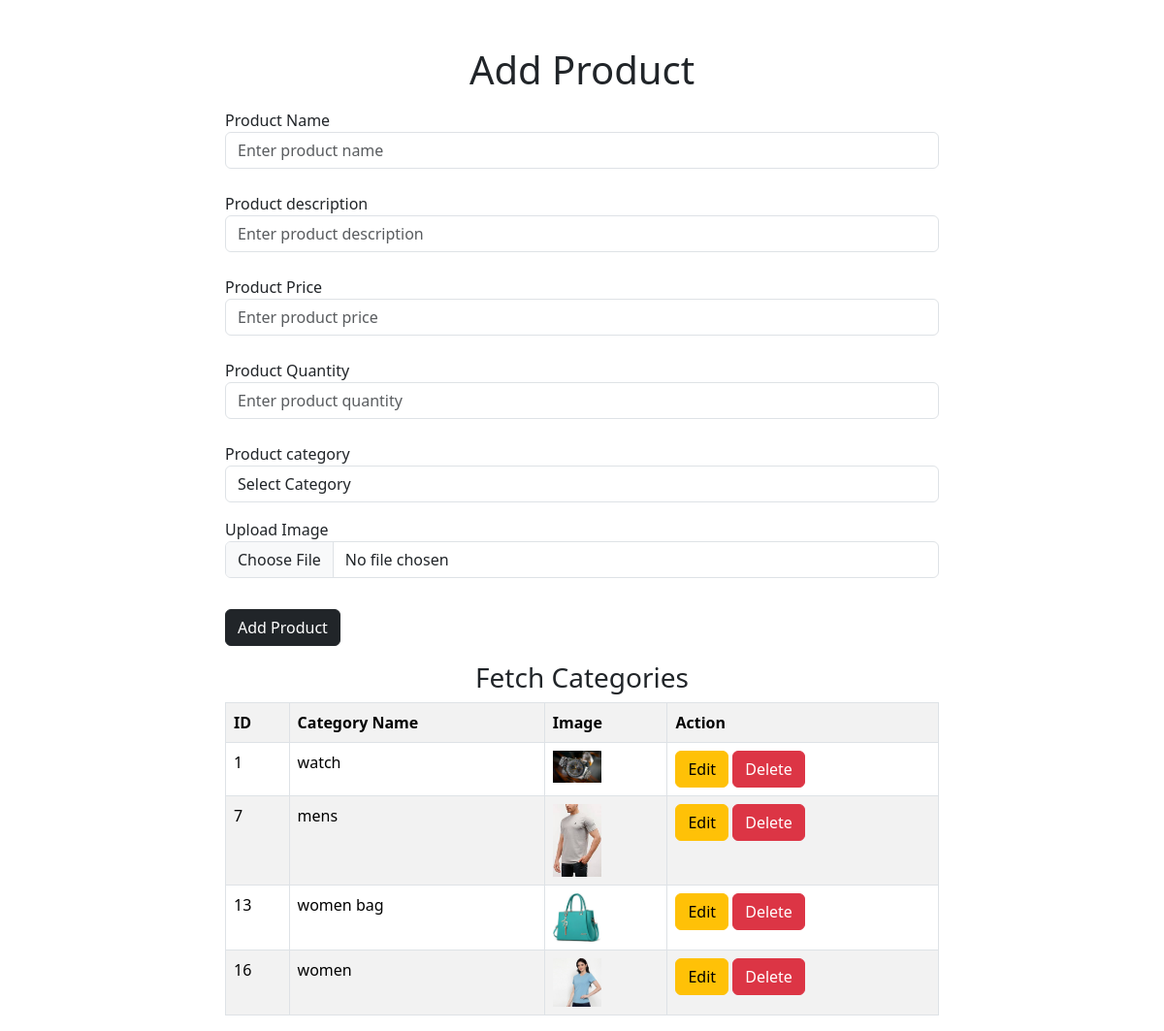
Screenshot of /admin_panel/product.php with the database file from the repository.
### tables this page shows
CREATE TABLE `add_category` (
  `category_id` int(50) NOT NULL,
  `category_name` varchar(200) DEFAULT NULL,
  `category_image` varchar(200) DEFAULT NULL
);

### admin_panel/product.php (the view, shortened to what this page needs)
<?php
include '../connection.php';
?>
<!DOCTYPE html>
<html lang="en">
<head>
    <link href="https://cdn.jsdelivr.net/npm/bootstrap@5.3.2/dist/css/bootstrap.min.css" rel="stylesheet">
</head>
<body>
    <div class="container">
        <div class="row">
            <div class="col-8 mx-auto">
            <h1 class="text-center mt-5">Add Product</h1>
            <form action="../code.php" method='post' enctype="multipart/form-data">
                <label class="mt-2">Product Name</label>
                <input type="text" placeholder="Enter product name " class="form-control mb-3" name="p_name">
                <label class="mt-2">Product description</label>
                <input type="text" placeholder="Enter product description " class="form-control mb-3" name="p_description">
                <label class="mt-2">Product Price</label>
                <input type="text" placeholder="Enter product price " class="form-control mb-3" name="p_price">
                <label class="mt-2">Product Quantity</label>
                <input type="text" placeholder="Enter product quantity " class="form-control mb-3" name="p_qnty">
                <label class="mt-2">Product category</label>
                <select name="category_id" class="form-control mb-3">
                    <option value="" readonly>Select Category</option>
                    <?php
                        $fetch_cat = mysqli_query($con, "SELECT * FROM add_category");
                         ?>
                </select>
                <label>Upload Image</label>
                <input type="file" name="p_image" class="form-control mb-3">
                <button type="submit" class="btn btn-dark mt-3" name="add-pro">Add Product</button>
            </form>
            <h3 class="text-center mt-3">Fetch Categories</h3>
<table class="table table-bordered table-hover table-striped">
    <tr>
        <th>ID</th>
        <th>Category Name</th>
        <th>Image</th>
        <th>Action</th>
    </tr>
    <?php
    include '../connection.php';
    $fetch = mysqli_query($con, "SELECT * FROM add_category");
    foreach($fetch as $value){
    ?>
    <tr>
        <td><?php echo $value['category_id'];?></td>
        <td><?php echo $value['category_name'];?></td>
        <td><img src="images/<?php echo $value['category_image'];?>" width="50"></td>
        <td>
            <button class="btn btn-warning" data-bs-toggle="modal" data-bs-target="#editModal<?php echo $value['category_id'];?>">Edit</button>
            <button class="btn btn-danger" data-bs-toggle="modal" data-bs-target="#delete<?php echo $value['category_id'];?>">Delete</button>
        </td>
    </tr>
    <?php } ?>
</table>
            </div>
        </div>
    </div>
</body>
</html>

### rows the page displays
add_category: category_id "1", category_name "watch", category_image (picture)
add_category: category_id "7", category_name "mens", category_image (picture)
add_category: category_id "13", category_name "women bag", category_image (picture)
add_category: category_id "16", category_name "women", category_image (picture)
